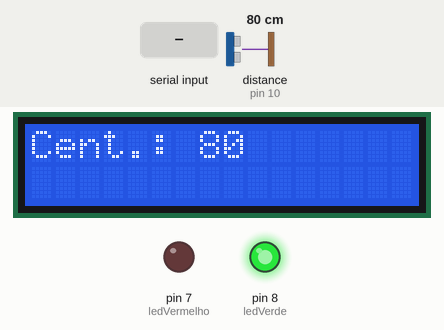
Recording of a sketch running on a simulated Arduino Uno, built with avr-gcc and run on an emulated ATmega328P. Parts: 16×2 character LCD, output pins drawn as LEDs (lit = HIGH). The test bench sets the inputs (shaded band); at power-on: distance to the obstacle (sensor on pin 10) 80 cm. The echo pulse lasts 58.3 µs per cm; WiFi joins after 1.5 s; servers stay silent unless stated; no MQTT or app messages arrive unless stated; what the sketch prints to the serial monitor is not drawn.

Above: at 2.7 s.
2.8 s: "90,45\n" received over Serial
At 4.4 s:
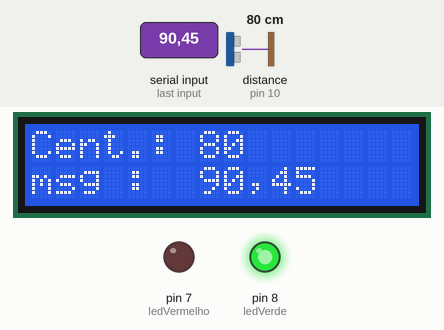
5.6 s: distance to the obstacle (sensor on pin 10) set to 43 cm
At 8.1 s:
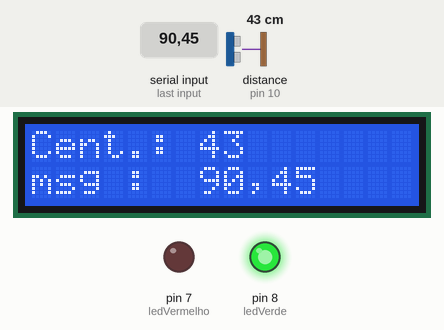
8.4 s: distance to the obstacle (sensor on pin 10) set to 36 cm
At 11.1 s:
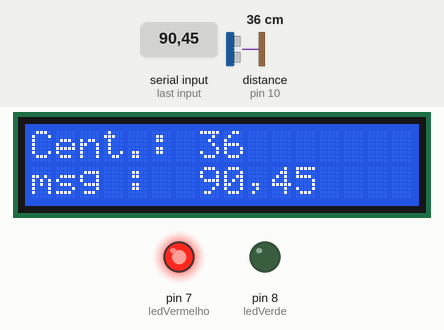
11.8 s: "30,150\n" received over Serial
At 14.1 s:
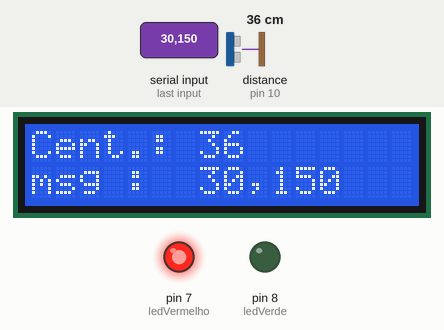
17.4 s: distance to the obstacle (sensor on pin 10) set to 2 cm
At 20.3 s:
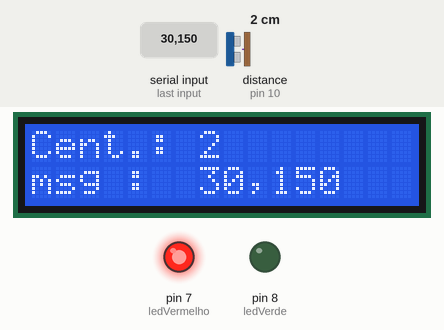
Timing chart, 0 to 21.4 s (numbered marks = the images above; inputs shaded):
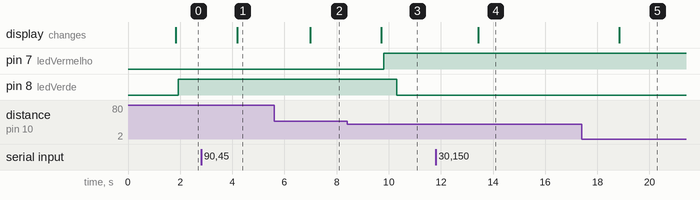

The sketch:

Projeto2_GestorVagasEstacionamento_v02.ino
```cpp
/*Para o Sensor Ultrassonico*/
#include <Ultrasonic.h>
/*Para o LCD*/
#include <LiquidCrystal.h>
/*Se for usar a placa de rede normal*/
//#include <UIPEthernet.h>
//#include <utility/logging.h>
/*Se for usar a placa Shield*/
#include <Ethernet.h>
/*Para o MQTT*/
#include <PubSubClient.h>

/*Define o pino do Arduino a ser utilizado com o pino Trigger do sensor*/
#define PINO_TRIGGER 9
/*Define o pino do Arduino a ser utilizado com o pino Echo do sensor*/
#define PINO_ECHO 10
#define ledVerde 8
#define ledVermelho 7
#define ledAmarelo 6
int statusVaga = 0;
int qtdeVagasOcupadas = 0;
int qtdeVagasLivres = 0;

/*Inicializa o sensor ultrasonico*/
Ultrasonic ultrasonic(PINO_TRIGGER, PINO_ECHO);

/*Define os pinos que serão ligados ao LCD*/
LiquidCrystal lcd(12, 11, 5, 4, 3, 2);

/*Atualizar ultimo valor para ID do seu Kit para evitar duplicatas*/
byte mac[] = { 0xDE, 0xED, 0xBA, 0xFE, 0xF1, 0x55 };

/*Endereço do Cloud MQTT*/
char* server = "m14.cloudmqtt.com";

/*Valor da porta do servidor MQTT*/
int port = 16086;

EthernetClient ethClient;


//////////////////////////////////////////////
//CALLBACK MQTT
//////////////////////////////////////////////
/* FUNÇÃO que irá receber o retorno do servidor*/
void whenMessageReceived(char* topic, byte* payload, unsigned int length) {

  /*Converter pointer do tipo `byte` para typo `char`*/
  char* payloadAsChar = payload;

  /*Converter em tipo String para conveniência*/
  String msg = String(payloadAsChar);
  Serial.print("Topic received: "); Serial.println(topic);

  /*Dentro do whenMessageReceived (callback) da biblioteca MQTT,
    devemos usar Serial.flush() para garantir que as mensagens serão enviadas */
  Serial.flush();

  /*Converter em tipo Int para conveniência e para usar dentro do switch*/
  int msgComoNumero = msg.toInt();

  Serial.print("Retorno lido: "); Serial.println(msgComoNumero);

  Serial.flush();

  switch (msgComoNumero) {
    case 0:
      vagaDesocupada();
      break;
    case 1:
      vagaOcupada();
      break;
    default:
      Serial.println("Fail! Invalid return");
      break;
  }
}

///*Dados do MQTT Cloud*/
PubSubClient client(server, port, whenMessageReceived, ethClient);
long lastReconnectAttempt = 0;


//////////////////////////////////////////////
//SETUP
//////////////////////////////////////////////
void setup() {
  pinMode(ledVermelho, OUTPUT);
  pinMode(ledVerde, OUTPUT);
  lcd.begin(16, 2);
  lcd.clear();
  /*Inicializa a porta Serial*/
  Serial.begin(9600);

  Serial.println("Connecting...");

  while (!Serial) {}
  if (!Ethernet.begin(mac)) {
    Serial.println("DHCP Failed");
  } else {
    Serial.println(Ethernet.localIP());
  }
  lastReconnectAttempt = 0;

}

//////////////////////////////////////////////
//LOOP
//////////////////////////////////////////////
void loop() {
    /*Faz a conexão no cloud com nome do dispositivo, usuário e senha respectivamente*/
    if (!client.connected()) {
      long now = millis();
      if (now - lastReconnectAttempt > 5000) {
        lastReconnectAttempt = now;
        if (reconnect()) {
          lastReconnectAttempt = 0;
        }
      }
    } else {
      /*A biblioteca PubSubClient precisa que este método seja chamado em cada iteração de `loop()`
        para manter a conexão MQTT e processar mensagens recebidas (via a função callback)*/
      client.loop();
    }

  int distancia = ultrasonic.distanceRead();

  /*Escreve o valor da distância no painel Serial*/
  Serial.print("Distance in CM: ");
  Serial.println(distancia);
  delay(250);

  /*Apresenta os dados, em centimetros, no LCD*/
  lcd.setCursor(0, 0);
  lcd.print("Cent.: ");
  lcd.print("        ");
  lcd.setCursor(7, 0);
  lcd.print(distancia);

  /*Apresenta os dados, em centimetros, na Serial*/
  Serial.print("Cent:  ");
  Serial.println(distancia);

  if (Serial.available() > 0) {
    String msg = Serial.readString();
    lcd.setCursor(0, 1);
    lcd.print("msg : ");
    lcd.setCursor(7, 1);
    lcd.print("         ");
    lcd.setCursor(7, 1);
    lcd.print(msg);
  }

  delay(100);
  statusVaga = funcaoStatusVaga(distancia);

  /*Envia o retorno para o cloud no topic estacionamento*/
  client.publish("estacionamento", statusVaga);
  Serial.println("statusVaga sent");

}


//////////////////////////////////////////////
//FUNÇÕES
//////////////////////////////////////////////

/*Função para (re)conectar no MQTT*/
boolean reconnect() {
  if (client.connect("celular", "iot4", "iot4")) {
    Serial.println("Connected");

    /*Envia uma mensagem para o cloud no topic portao2*/
    client.publish("estacionamento", "Online");
    Serial.println("estacionamento sent");
    feedbackProcessando();

    /*Conecta no topic para receber mensagens*/
    client.subscribe("estacionamento");
    Serial.println("conectado estacionamento");
    feedbackConectado();
  } else {
    Serial.println("Failed to connect to MQTT server");
    feedbackFalha();
  }
}

/*Função STATUS VAGA LED*/
int funcaoStatusVaga(int distancia) {
  if (distancia <= 40) {
    Serial.println("Vaga Ocupada");
    acenderLed (ledVermelho);
    apagarLed(ledVerde);
    return 1;
  }
  else {
    Serial.println("Vaga Livre");
    acenderLed (ledVerde);
    apagarLed(ledVermelho);
    return 0;
  }
  //  else {
  //    Serial.println("Nada");
  //    apagarLed(ledVermelho);
  //    apagarLed(ledVerde);
  //    return false;
  //}
}

/*Função ACENDER Luz*/
void acenderLed (int led) {
  digitalWrite(led, HIGH);
  delay(500);
}

/*Função APAGAR Luz*/
void apagarLed (int led) {
  digitalWrite(led, LOW);
  delay(500);
}

/*Função que aumenta vagas disponiveis e diminui vagas ocupadas*/
void vagaDesocupada () {

}

/*Função que diminui vagas disponiveis e aumenta vagas ocupadas*/
void vagaOcupada () {

}

//////////////////////////////////////////////
//FUNÇÕES para FEEDBACK
//////////////////////////////////////////////

/*Feedback CONECTADO Ethernet & MQTT*/
void feedbackConectado () {
  digitalWrite(ledVerde, HIGH);
  digitalWrite(ledVermelho, LOW);
  digitalWrite(ledAmarelo, LOW);
}

/*Feedback CONECTADO Ethernet*/
void feedbackConectado1 () {
  digitalWrite(ledVerde, LOW);
  digitalWrite(ledVermelho, LOW);
  digitalWrite(ledAmarelo, HIGH);
}

/*Feedback FALHA NA CONEXÃO*/
void feedbackFalha () {
  digitalWrite(ledVerde, LOW);
  digitalWrite(ledVermelho, HIGH);
  digitalWrite(ledAmarelo, LOW);
}

/*Feedback PROCESSANDO*/
void feedbackProcessando () {
  int x = 1;
  for (x = 1; x <= 7; x++) {
    digitalWrite(ledAmarelo, HIGH);
    delay(100);
    digitalWrite(ledAmarelo, LOW);
    delay(100);
  }
}
```

Measured:
- the behaviour switches between 41 and 40 cm on distance to the obstacle (sensor on pin 10) (found by bisection; images 2 and 3)
- after the input at 2.8 s, the display: changes after 1.4 s (image 1)
- after the input at 5.6 s, the display: changes after 1.4 s (image 2)
- after the input at 8.4 s, pin 7 (ledVermelho): LOW → HIGH after 1.4 s; pin 8 (ledVerde): HIGH → LOW after 1.9 s; the display: changes after 1.3 s (image 3)
- after the input at 11.8 s, the display: changes after 1.6 s (image 4)
- after the input at 17.4 s, the display: changes after 1.4 s (image 5)
